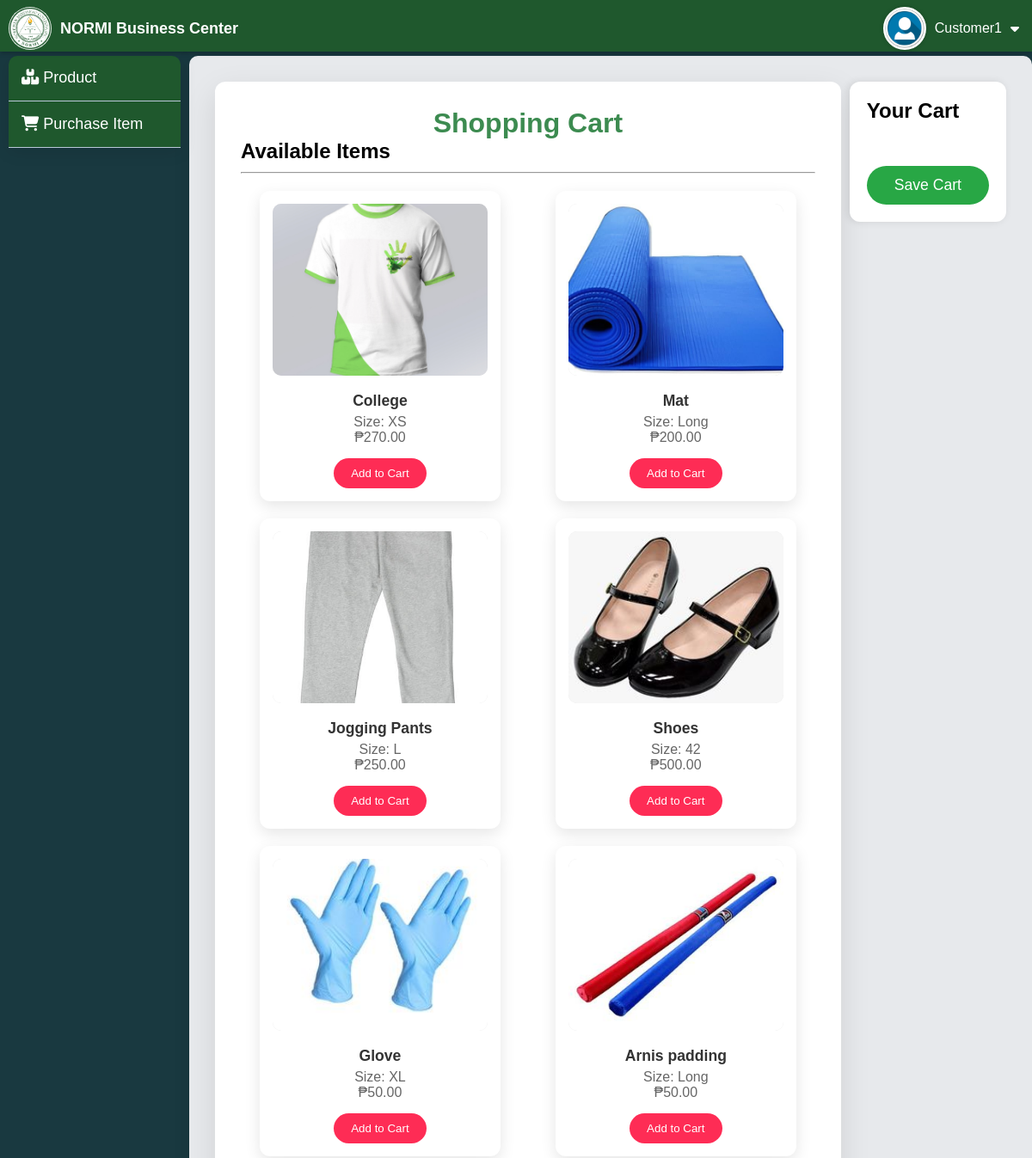
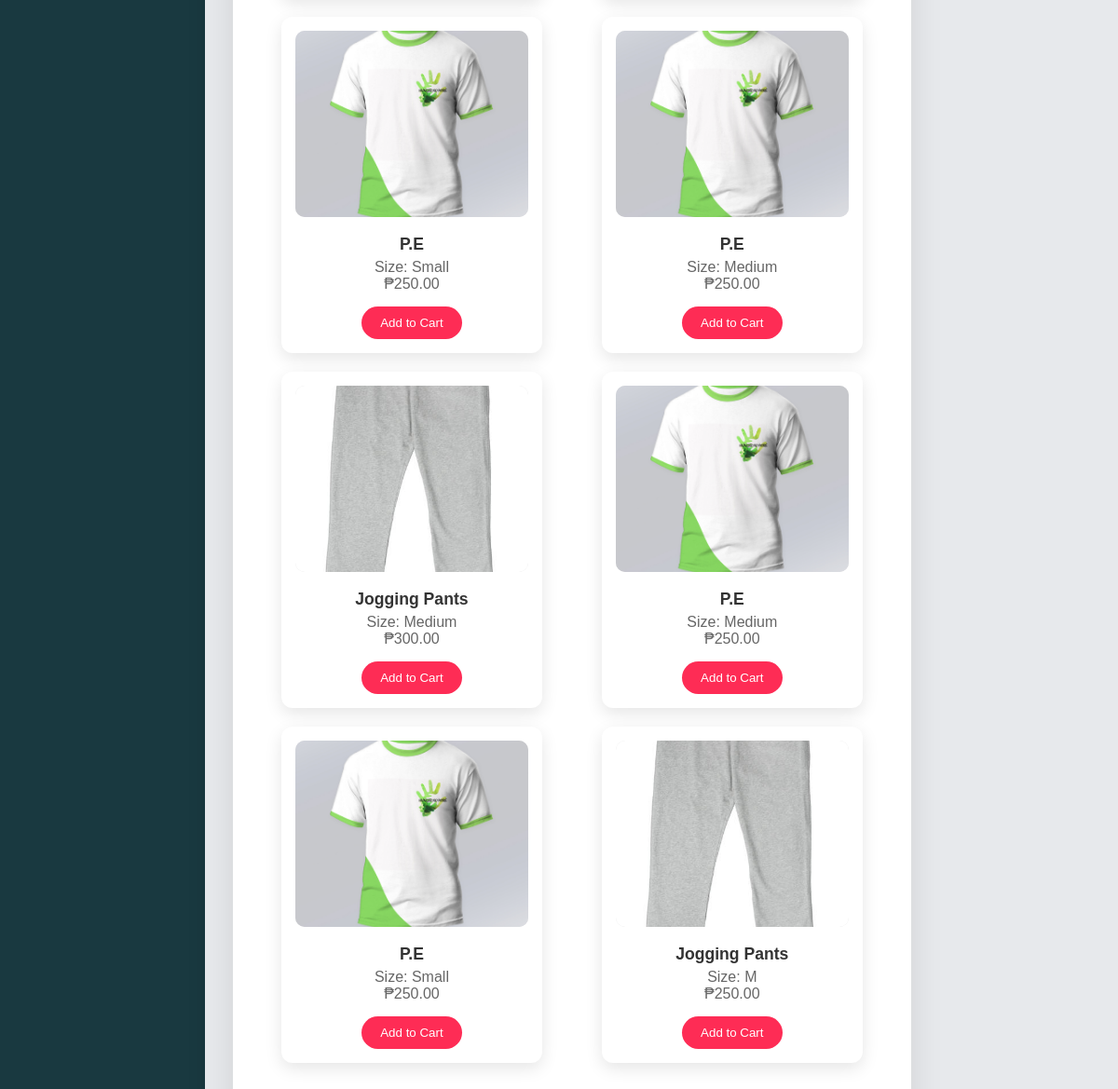
Screenshot of /customer/customer_cart.php (signed in) with the database file from the repository (2 pictures, top to bottom).
### tables this page shows
CREATE TABLE `customers` (
  `id` int(50) NOT NULL,
  `username` varchar(255) NOT NULL,
  `password` varchar(255) NOT NULL,
  `customer_name` varchar(255) NOT NULL
);

CREATE TABLE `inventory` (
  `id` int(11) NOT NULL,
  `name` varchar(100) NOT NULL,
  `barcode` varchar(100) NOT NULL,
  `quantity` int(11) NOT NULL,
  `price` decimal(10,2) NOT NULL,
  `item_code` varchar(50) NOT NULL,
  `size` varchar(20) NOT NULL,
  `image` varchar(255) NOT NULL,
  `year_level` varchar(30) NOT NULL,
  `category` varchar(255) NOT NULL,
  `description` varchar(225) NOT NULL
);

### customer/customer_cart.php (the view, shortened to what this page needs)
<?php
include '../db.php';
try {
    $pdo = new PDO("mysql:host=$host;dbname=$dbname", $username, $password);
    $pdo->setAttribute(PDO::ATTR_ERRMODE, PDO::ERRMODE_EXCEPTION);
} catch (PDOException $e) {
    die("Could not connect to the database: " . $e->getMessage());
}
$items = [];
try {
    $stmt = $pdo->query("SELECT id, name, size, price, image FROM inventory");
    $items = $stmt->fetchAll(PDO::FETCH_ASSOC);
} catch (PDOException $e) {
    echo "Error fetching items: " . $e->getMessage();
}
?>
<!DOCTYPE html>
<html lang="en">
<head>
    <link rel="stylesheet" href="css/customer_cart.css">
</head>
<body>
<?php include_once('navbar.php'); ?>
<?php include_once('sidebar.php'); ?>
<div class="container-main">
    <div class="container">
        <h1>Shopping Cart</h1>
        <div class="items-container">
            <h2>Available Items</h2>
            <hr>
            <div id="items" class="items-grid">
                <?php foreach ($items as $item): ?>
                    <div class="item-card">
                        <?php
                            $imagePath = '../uploads/' . htmlspecialchars($item['image']);
                            if (!empty($item['image']) && file_exists($imagePath)):
                        ?>
                            <img src="<?php echo $imagePath; ?>" alt="<?php echo htmlspecialchars($item['name']); ?>" class="product-image" onerror="this.onerror=null; this.src='uploads/default.jpg';">
                        <?php else: ?>
                            <img src="uploads/default.jpg" alt="Default Image" class="product-image">
                        <?php endif; ?>
                        <div class="item-details">
                            <div class="item-name"><?php echo htmlspecialchars($item['name']); ?></div>
                            <div class="item-size">Size: <?php echo htmlspecialchars($item['size']); ?></div>
                            <div class="item-price">₱<?php echo htmlspecialchars($item['price']); ?></div>
                        </div>
                        <button class="add-to-cart-btn" onclick="addItemToCart('<?php echo htmlspecialchars($item['id']); ?>', '<?php echo htmlspecialchars($item['name']); ?>', '<?php echo htmlspecialchars($item['size']); ?>', <?php echo htmlspecialchars($item['price']); ?>)">
                            Add to Cart
                        </button>
                    </div>
                <?php endforeach; ?>
            </div>
        </div>
    </div>
    <div class="cart-sidebar">
        <h2>Your Cart</h2>
        <button id="saveCartButton">Save Cart</button>
    </div>
</div>
</body>
</html>

### customer/navbar.php (shortened to what this page needs)
<?php
include_once '../db.php';
try {
    $pdo = new PDO("mysql:host=$host;dbname=$dbname", $username, $password);
    $pdo->setAttribute(PDO::ATTR_ERRMODE, PDO::ERRMODE_EXCEPTION);
} catch (PDOException $e) {
    error_log("Database connection error: " . $e->getMessage());
    die("Could not connect to the database. Please try again later.");
}
if (isset($_SESSION['all_username'])) {
    $stmt = $pdo->prepare("SELECT username, customer_name FROM customers WHERE username = :username");
    $stmt->bindParam(':username', $_SESSION['all_username'], PDO::PARAM_STR);
    $stmt->execute();
    $user = $stmt->fetch(PDO::FETCH_ASSOC);
    if ($user) {
        $username = $user['customer_name'];
    }
}
?>
<!DOCTYPE html>
<html lang="en">
<head>
    <link rel="stylesheet" href="https://cdnjs.cloudflare.com/ajax/libs/font-awesome/6.6.0/css/all.min.css">
    <link rel="stylesheet" href="css/navbar.css">
</head>
<body>
    <nav class="navbar">
        <div class="logo">
            <img src="../img/logohome.png" alt="Logo">
            <h1>NORMI Business Center</h1>
        </div>
        <div class="username">
            <div class="user">
                <div class="userpic">
                <img src="../img/user.png" alt="User Picture">
                </div>
                <p aria-label="Logged-in Username"><?php echo htmlspecialchars($username); ?></p>
                <i class="fa-solid fa-caret-down" style="color: #fff"></i>
            </div>
        </div>
    </nav>
</body>
</html>

### customer/css/customer_cart.css (style rules this page uses)
* { box-sizing: border-box; margin: 0; padding: 0; }
body { font-family: 'Arial', sans-serif; background-color: #193940; }
.container-main { margin-top: 65px; margin-left: 220px; background-color: #e7e9ec; border-radius: 10px; box-shadow: 0 4px 20px rgba(0, 0, 0, 0.1); display: flex; padding: 30px; height: auto; gap: 10px; }
.container { width: 80%; max-width: 1200px; background-color: white; border-radius: 12px; box-shadow: 0 12px 36px rgba(0, 0, 0, 0.1); padding: 30px; display: flex; flex-direction: column; align-items: center; }
.items-container > h2 { margin-bottom: 10px; }
.container > h1 { color: #3c8b50; }
.items-container > hr { margin-bottom: 20px; }
.cart-sidebar { width: 20%; max-width: 300px; height: 100%; background-color: #fff; box-shadow: -2px 0 10px rgba(0, 0, 0, 0.1); padding: 20px; overflow-y: auto; z-index: 100; border-radius: 12px; }
.cart-sidebar h2 { font-size: 1.5rem; margin-bottom: 20px; }
button#saveCartButton { background-color: #28a745; color: white; padding: 12px 20px; border-radius: 30px; border: none; cursor: pointer; width: 100%; font-size: 1.1rem; margin-top: 30px; transition: background-color 0.3s ease; }
.items-container { width: 100%; margin-bottom: 40px; }
.items-grid { display: grid; grid-template-columns: repeat(auto-fill, minmax(250px, 1fr)); gap: 20px; justify-items: center; }
.item-card { background-color: #fff; padding: 15px; border-radius: 12px; box-shadow: 0 6px 18px rgba(0, 0, 0, 0.1); text-align: center; transition: transform 0.3s ease, box-shadow 0.3s ease; width: 100%; max-width: 280px; }
.product-image { width: 100%; height: 200px; object-fit: cover; border-radius: 10px; margin-bottom: 15px; background-color: #e4e4e4; }
.item-details { margin-bottom: 15px; }
.item-name { font-size: 1.1rem; font-weight: bold; color: #333; margin-bottom: 5px; }
.item-size, .item-price { color: #666; font-size: 1rem; }
.add-to-cart-btn { background-color: #fe2c55; color: white; border: none; border-radius: 30px; padding: 10px 20px; cursor: pointer; transition: background-color 0.3s ease; }

### customer/css/navbar.css (style rules this page uses)
.navbar { position: fixed; top: 0; left: 0; width: 100%; height: 60px; z-index: 1000; display: flex; flex-wrap: wrap; align-items: center; justify-content: space-between; background-color: #1f582d; padding: 5px 10px; box-shadow: 0 2px 5px rgba(0, 0, 0, 0.2); }
.username { max-width: 300px; cursor: pointer; transition: 0.5ms; }
.user { padding: 3px 5px; display: flex; align-items: center; justify-content: left; max-width: 300px; }
.user p { color: #fff; margin: 0; padding: 0 10px; font-weight: 500; }
.userpic { width: 50px; height: 50px; border-radius: 50%; background-color: white; }
.logo { display: flex; align-items: center; color: #fff; gap: 10px; cursor: pointer; }
.logo > h1 { font-size: 18px; font-weight: bold; }
.logo > img { border-radius: 50%; height: 50px; background-color: #fff; }

### customer/navbar.php (style rules this page uses)
.userpic { width: 50px; height: 50px; border-radius: 50%; background-color: white; overflow: hidden; display: flex; align-items: center; justify-content: center; border: 2px solid #fff; box-shadow: 0 0 5px rgba(0, 0, 0, 0.2); }
.userpic img { width: 100%; height: 100%; object-fit: cover; }

### rows the page displays
customers: customer_name "Customer1"
inventory: image (picture), name "College", size "XS", price "270.00"
inventory: image (picture), name "Mat", size "Long", price "200.00"
inventory: image (picture), name "Jogging Pants", size "L", price "250.00"
inventory: image (picture), name "Shoes", size "42", price "500.00"
inventory: image+name (picture), name "Glove", size "XL", price "50.00"
inventory: image (picture), name "Arnis padding", size "Long", price "50.00"
inventory: image (picture), name "P.E", size "Small", price "250.00"
inventory: image (picture), name "P.E", size "Medium", price "250.00"
inventory: image (picture), name "Jogging Pants", size "Medium", price "300.00"
inventory: image (picture), name "P.E", size "Medium", price "250.00"
inventory: image (picture), name "P.E", size "Small", price "250.00"
inventory: image (picture), name "Jogging Pants", size "M", price "250.00"
